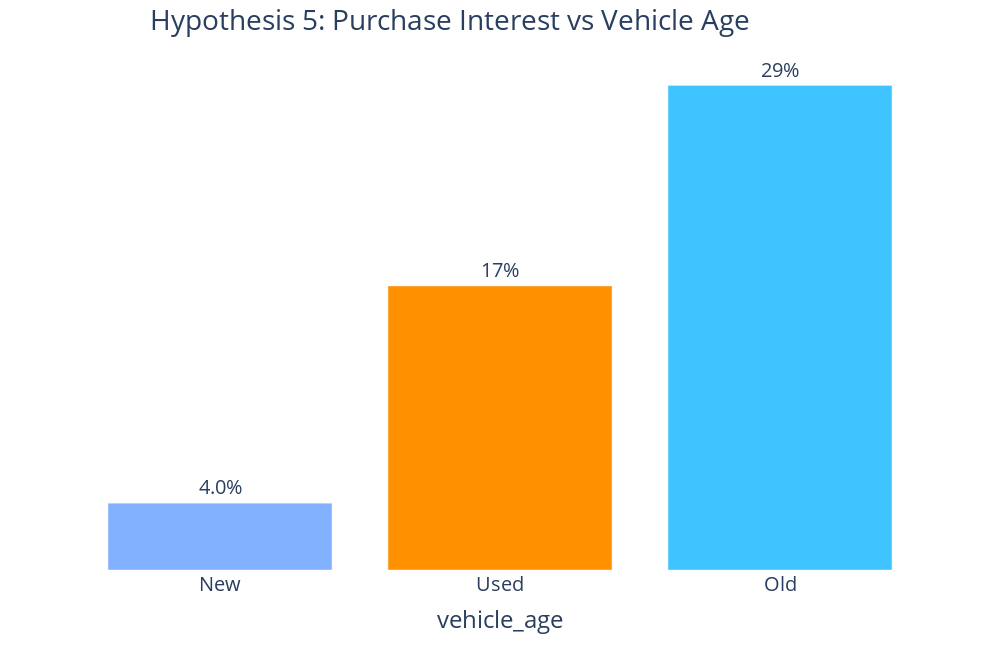

Source (notebook cell):
### Markdown cell above
**Hypothesis is false.** The interest is greater within customers that have old cars.

### Code cell
aux10 = pd.crosstab(df4['vehicle_age'], df4['response'])
aux10['percentage'] = round(aux10[1]/(aux10[0]+aux10[1])*100)

# Creating new dataframe for a bar chart
ax10 = [['New', 4 ],['Used', 17],['Old', 29]]
ax10_df = pd.DataFrame(ax10, columns=['vehicle_age','percentage'])

# Bar chart
fig5 = px.bar(ax10_df, 
             x='vehicle_age', 
             y='percentage', 
             color='vehicle_age', 
             text='percentage',
             width=1000,
             height=650,
             color_discrete_sequence=['#82B1FF', '#FF9100', '#40C4FF'])

fig5.update_traces(texttemplate='%{text:.2s}%', 
                   textposition='outside')

fig5.update_layout(title_text='Hypothesis 5: Purchase Interest vs Vehicle Age', 
                   title_x=0.15,
                   font=dict(size=20),
                   xaxis_visible=True,
                   yaxis_visible=False,
                   plot_bgcolor='rgba(0, 0, 0, 0)',
                   paper_bgcolor='rgba(0, 0, 0, 0)',
                   showlegend=False)
fig5.show()

### Figure 1 — Plotly figure (JSON) as saved in the notebook; plotly's stock layout.template omitted (floating-point values rounded to 4 significant figures)
{"data": [{"alignmentgroup": "True", "hovertemplate": "vehicle_age=%{x}<br>percentage=%{text}<extra></extra>", "legendgroup": "New", "marker": {"color": "#82B1FF", "pattern": {"shape": ""}}, "name": "New", "offsetgroup": "New", "orientation": "v", "showlegend": true, "text": [4], "textposition": "outside", "texttemplate": "%{text:.2s}%", "type": "bar", "x": ["New"], "xaxis": "x", "y": [4], "yaxis": "y"}, {"alignmentgroup": "True", "hovertemplate": "vehicle_age=%{x}<br>percentage=%{text}<extra></extra>", "legendgroup": "Used", "marker": {"color": "#FF9100", "pattern": {"shape": ""}}, "name": "Used", "offsetgroup": "Used", "orientation": "v", "showlegend": true, "text": [17], "textposition": "outside", "texttemplate": "%{text:.2s}%", "type": "bar", "x": ["Used"], "xaxis": "x", "y": [17], "yaxis": "y"}, {"alignmentgroup": "True", "hovertemplate": "vehicle_age=%{x}<br>percentage=%{text}<extra></extra>", "legendgroup": "Old", "marker": {"color": "#40C4FF", "pattern": {"shape": ""}}, "name": "Old", "offsetgroup": "Old", "orientation": "v", "showlegend": true, "text": [29], "textposition": "outside", "texttemplate": "%{text:.2s}%", "type": "bar", "x": ["Old"], "xaxis": "x", "y": [29], "yaxis": "y"}], "layout": {"barmode": "relative", "font": {"size": 20}, "height": 650, "legend": {"title": {"text": "vehicle_age"}, "tracegroupgap": 0}, "margin": {"t": 60}, "paper_bgcolor": "rgba(0, 0, 0, 0)", "plot_bgcolor": "rgba(0, 0, 0, 0)", "showlegend": false, "title": {"text": "Hypothesis 5: Purchase Interest vs Vehicle Age", "x": 0.15}, "width": 1000, "xaxis": {"anchor": "y", "categoryarray": ["New", "Used", "Old"], "categoryorder": "array", "domain": [0, 1], "title": {"text": "vehicle_age"}, "visible": true}, "yaxis": {"anchor": "x", "domain": [0, 1], "title": {"text": "percentage"}, "visible": false}}}
